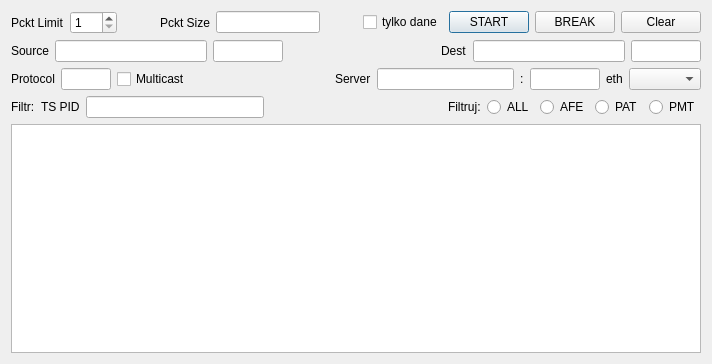
<?xml version="1.0" encoding="UTF-8"?>
<ui version="4.0">
 <class>TsAnalizer</class>
 <widget class="QDialog" name="TsAnalizer">
  <property name="geometry">
   <rect>
    <x>0</x>
    <y>0</y>
    <width>712</width>
    <height>364</height>
   </rect>
  </property>
  <property name="windowTitle">
   <string>TsAnalizer</string>
  </property>
  <layout class="QVBoxLayout" name="verticalLayout">
   <item>
    <layout class="QHBoxLayout" name="horizontalLayout_5">
     <item>
      <widget class="QLabel" name="label_11">
       <property name="text">
        <string>Pckt Limit</string>
       </property>
      </widget>
     </item>
     <item>
      <widget class="QSpinBox" name="PcktLimit">
       <property name="minimum">
        <number>1</number>
       </property>
       <property name="maximum">
        <number>999</number>
       </property>
      </widget>
     </item>
     <item>
      <spacer name="horizontalSpacer_7">
       <property name="orientation">
        <enum>Qt::Horizontal</enum>
       </property>
       <property name="sizeHint" stdset="0">
        <size>
         <width>40</width>
         <height>20</height>
        </size>
       </property>
      </spacer>
     </item>
     <item>
      <widget class="QLabel" name="label_12">
       <property name="text">
        <string>Pckt Size</string>
       </property>
      </widget>
     </item>
     <item>
      <widget class="QLineEdit" name="PcktSize"/>
     </item>
     <item>
      <spacer name="horizontalSpacer_8">
       <property name="orientation">
        <enum>Qt::Horizontal</enum>
       </property>
       <property name="sizeHint" stdset="0">
        <size>
         <width>40</width>
         <height>20</height>
        </size>
       </property>
      </spacer>
     </item>
     <item>
      <widget class="QCheckBox" name="onlydata">
       <property name="text">
        <string>tylko dane</string>
       </property>
      </widget>
     </item>
     <item>
      <widget class="QPushButton" name="StartButton">
       <property name="text">
        <string>START</string>
       </property>
      </widget>
     </item>
     <item>
      <widget class="QPushButton" name="BreakButton">
       <property name="text">
        <string>BREAK</string>
       </property>
      </widget>
     </item>
     <item>
      <widget class="QPushButton" name="ClearButton">
       <property name="text">
        <string>Clear</string>
       </property>
      </widget>
     </item>
    </layout>
   </item>
   <item>
    <layout class="QHBoxLayout" name="horizontalLayout_4">
     <item>
      <widget class="QLabel" name="label_9">
       <property name="text">
        <string>Source</string>
       </property>
      </widget>
     </item>
     <item>
      <widget class="QLineEdit" name="SrcIP"/>
     </item>
     <item>
      <widget class="QLineEdit" name="SrcPort">
       <property name="maximumSize">
        <size>
         <width>70</width>
         <height>16777215</height>
        </size>
       </property>
      </widget>
     </item>
     <item>
      <spacer name="horizontalSpacer_6">
       <property name="orientation">
        <enum>Qt::Horizontal</enum>
       </property>
       <property name="sizeHint" stdset="0">
        <size>
         <width>40</width>
         <height>20</height>
        </size>
       </property>
      </spacer>
     </item>
     <item>
      <widget class="QLabel" name="label_10">
       <property name="text">
        <string>Dest</string>
       </property>
      </widget>
     </item>
     <item>
      <widget class="QLineEdit" name="DestIP"/>
     </item>
     <item>
      <widget class="QLineEdit" name="DestPort">
       <property name="maximumSize">
        <size>
         <width>70</width>
         <height>16777215</height>
        </size>
       </property>
      </widget>
     </item>
    </layout>
   </item>
   <item>
    <layout class="QHBoxLayout" name="horizontalLayout_6">
     <item>
      <widget class="QLabel" name="label_14">
       <property name="text">
        <string>Protocol</string>
       </property>
      </widget>
     </item>
     <item>
      <widget class="QLineEdit" name="Protocol">
       <property name="sizePolicy">
        <sizepolicy hsizetype="Fixed" vsizetype="Fixed">
         <horstretch>0</horstretch>
         <verstretch>0</verstretch>
        </sizepolicy>
       </property>
       <property name="maximumSize">
        <size>
         <width>50</width>
         <height>16777215</height>
        </size>
       </property>
      </widget>
     </item>
     <item>
      <widget class="QCheckBox" name="Multicast">
       <property name="text">
        <string>Multicast</string>
       </property>
      </widget>
     </item>
     <item>
      <spacer name="horizontalSpacer_10">
       <property name="orientation">
        <enum>Qt::Horizontal</enum>
       </property>
       <property name="sizeHint" stdset="0">
        <size>
         <width>40</width>
         <height>20</height>
        </size>
       </property>
      </spacer>
     </item>
     <item>
      <widget class="QLabel" name="label_15">
       <property name="text">
        <string>Server</string>
       </property>
      </widget>
     </item>
     <item>
      <widget class="QLineEdit" name="ServIP"/>
     </item>
     <item>
      <widget class="QLabel" name="label_16">
       <property name="text">
        <string>:</string>
       </property>
      </widget>
     </item>
     <item>
      <widget class="QLineEdit" name="ServPort">
       <property name="maximumSize">
        <size>
         <width>70</width>
         <height>16777215</height>
        </size>
       </property>
      </widget>
     </item>
     <item>
      <widget class="QLabel" name="label_13">
       <property name="text">
        <string>eth</string>
       </property>
      </widget>
     </item>
     <item>
      <widget class="QComboBox" name="Interface">
       <property name="sizePolicy">
        <sizepolicy hsizetype="Minimum" vsizetype="Fixed">
         <horstretch>0</horstretch>
         <verstretch>0</verstretch>
        </sizepolicy>
       </property>
      </widget>
     </item>
    </layout>
   </item>
   <item>
    <layout class="QHBoxLayout" name="horizontalLayout">
     <item>
      <widget class="QLabel" name="label">
       <property name="text">
        <string>Filtr:</string>
       </property>
      </widget>
     </item>
     <item>
      <widget class="QLabel" name="label_2">
       <property name="text">
        <string>TS PID</string>
       </property>
      </widget>
     </item>
     <item>
      <widget class="QLineEdit" name="TsPID"/>
     </item>
     <item>
      <spacer name="horizontalSpacer">
       <property name="orientation">
        <enum>Qt::Horizontal</enum>
       </property>
       <property name="sizeHint" stdset="0">
        <size>
         <width>40</width>
         <height>20</height>
        </size>
       </property>
      </spacer>
     </item>
     <item>
      <layout class="QHBoxLayout" name="horizontalLayout_2">
       <item>
        <widget class="QLabel" name="label_3">
         <property name="text">
          <string>Filtruj:</string>
         </property>
        </widget>
       </item>
       <item>
        <widget class="QRadioButton" name="FiltrALL">
         <property name="text">
          <string>ALL</string>
         </property>
        </widget>
       </item>
       <item>
        <widget class="QRadioButton" name="FiltrAFE">
         <property name="text">
          <string>AFE</string>
         </property>
        </widget>
       </item>
       <item>
        <widget class="QRadioButton" name="FiltrPAT">
         <property name="text">
          <string>PAT</string>
         </property>
        </widget>
       </item>
       <item>
        <widget class="QRadioButton" name="FiltrPMT">
         <property name="text">
          <string>PMT</string>
         </property>
        </widget>
       </item>
      </layout>
     </item>
    </layout>
   </item>
   <item>
    <widget class="QTextBrowser" name="console"/>
   </item>
  </layout>
 </widget>
 <layoutdefault spacing="6" margin="11"/>
 <resources/>
 <connections/>
</ui>
